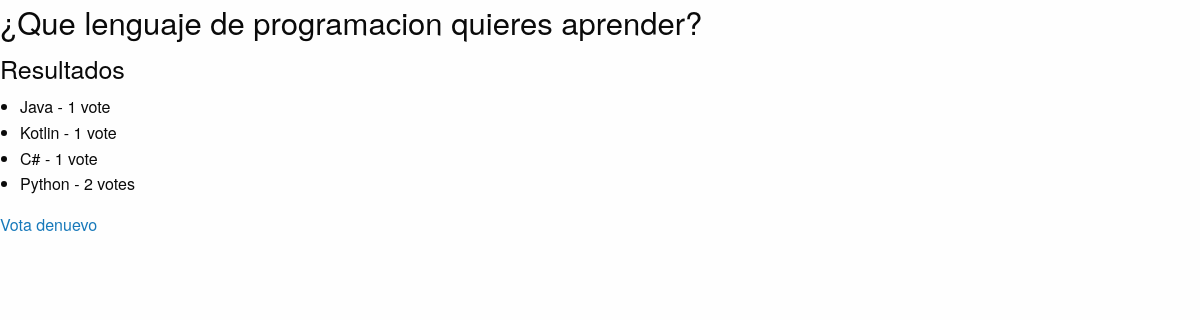
The app's page /polls/2/results/ with its own data.
### polls/models.py (models this page shows, shortened)
class Question(models.Model):
    question_text = models.CharField(max_length=200)
    pub_date = models.DateTimeField('fecha de publicacion')
    def was_published_recently(self):
        now = timezone.now()
        return now - datetime.timedelta(days=1) <= self.pub_date <= now
    was_published_recently.admin_order_field = 'pub_date'
    was_published_recently.boolean = True
    was_published_recently.short_description = 'Publicado recientemente'

class Choice(models.Model):
    question = models.ForeignKey(Question, on_delete=models.CASCADE)
    choice_text = models.CharField(max_length=200)
    votes = models.IntegerField(default=0)
    def __str__(self):
        return self.choice_text

### polls/views.py (the view)
# urls.py: url(r'^(?P<pk>[0-9]+)/results/$', views.ResultsView.as_view(), name='results'),
class ResultsView(generic.DetailView):
    model = Question
    template_name = 'result.html'

### polls/templates/result.html (shortened to what this page needs)
{% load static %}
<link rel="stylesheet" type="text/css" href="{% static 'polls/css/foundation.css' %}"/>
<h3>{{ question.question_text }}</h3>
<h4>Resultados</h4>
<ul>
    {% for choice in question.choice_set.all %}
        <li>{{ choice }} - {{ choice.votes }} vote{{ choice.votes|pluralize}}</li>
    {% endfor %}
</ul>
<a href="{% url 'polls:detail' question.id %}"> Vota denuevo</a>

### records on screen
Question: question_text "¿Que lenguaje de programacion quieres aprender?"
Choice: choice_text "Java", votes "1"
Choice: choice_text "Kotlin", votes "1"
Choice: choice_text "C#", votes "1"
Choice: choice_text "Python", votes "2"
